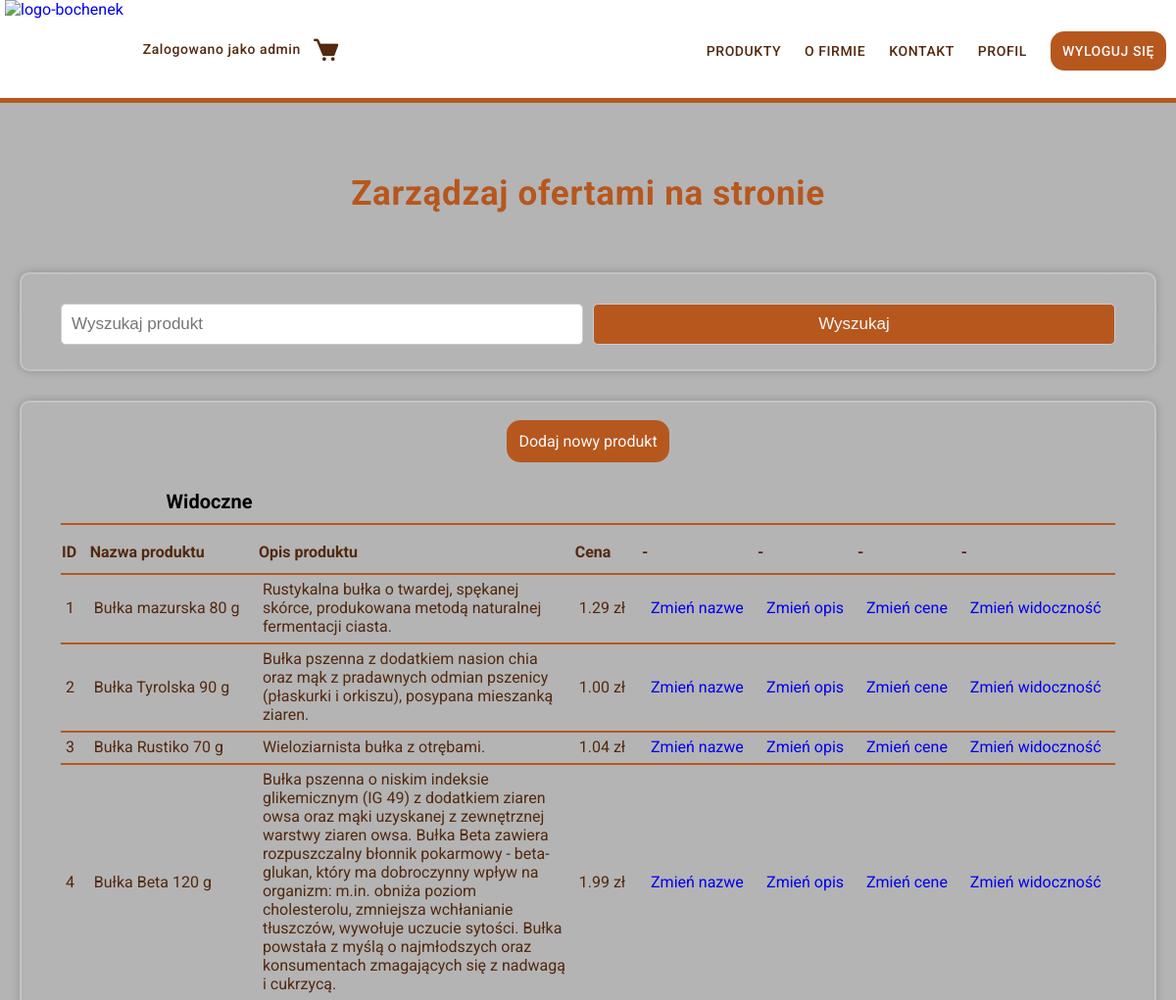
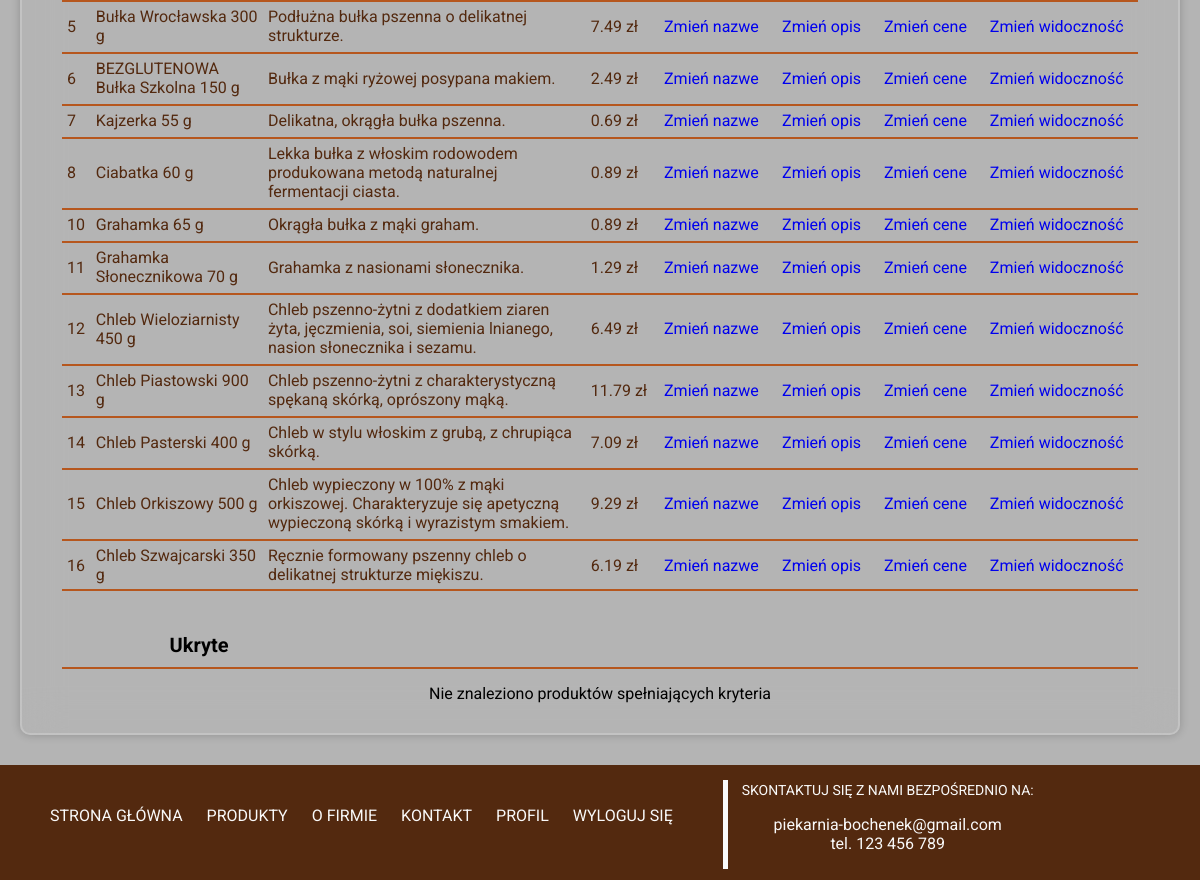
The page /zarzadzaj.php (signed in) on the database its author committed (2 pictures, top to bottom).
### tables this page shows
CREATE TABLE `produkty` (
  `produkt_id` int(11) NOT NULL,
  `nazwa_produktu` varchar(50) NOT NULL,
  `opis_produktu` varchar(1000) NOT NULL,
  `skladniki` varchar(500) NOT NULL,
  `dodatkowe_info` varchar(200) NOT NULL,
  `cena` decimal(10,2) NOT NULL,
  `file_name` varchar(100) NOT NULL,
  `kategoria` int(11) NOT NULL,
  `widocznosc` int(1) NOT NULL DEFAULT 1
);

### zarzadzaj.php (the view, shortened to what this page needs)
<!doctype html>
<?php
    require_once 'db_connect.php';
    $connect = mysqli_connect($db_host, $db_username, $db_password, $db_name);
?>
<html lang="pl">
<head>
    <link href='https://unpkg.com/boxicons@2.1.4/css/boxicons.min.css' rel='stylesheet'>
</head>
<body>
    <header>
        <div class="wrapper">
            <a href="index.php" id="logo"> <img src="images/logo-bochenek.svg" alt="logo-bochenek"> </a>
            <?php
				if(!isset($_SESSION['username']))
				{
					$user_display = "none";
				}
				else
				{
					$user_display = "flex";
				}
			?>
            <div class="logged-user" style="display: <?php echo $user_display; ?> ">
                    <p>Zalogowano jako <?php echo $_SESSION['username']; ?>
                        <form method="get" action="koszyk.php">
                            <button type="submit" title="Przejdź do koszyka">
                            <i class='bx bxs-cart'></i>
                            </button>
                        </form>
                    </p>
            </div>
            <nav>
                <ul>
                    <li><a href="produkty.php">PRODUKTY</a></li>
                    <li><a href="ofirmie.php">O FIRMIE</a></li>
                    <li><a href="kontakt.php">KONTAKT</a></li>
                    <?php
                        if(!isset($_SESSION['username']))
                        {
                            echo '<li><a href="logowanie.php">ZALOGUJ SIĘ</a></li>
                            <li><a class="button-1" href="rejestracja.php">ZAREJESTRUJ SIĘ</a></li>';
                        }
                        else
                        {
                            echo '<li><a href="profil.php">PROFIL</a></li>
                            <li><a class="button-1" href="logout.php">WYLOGUJ SIĘ</a></li>';
                        }
                    ?>
                </ul>
            </nav>
        </div>
    </header>
    <div class="box">
        <div class="wrapper">
            <h1>Zarządzaj ofertami na stronie</h1>
            <div class="search-box">
                <div class="wrapper" id="search-wrapper">
                    <form action="zarzadzaj.php" method="get" class="form-grid">
                        <div class="input-box">
                            <input type="text" name="search_bar" placeholder="Wyszukaj produkt" >
                        </div>
                        <div class="input-box">
                            <input class="btn-search" type="submit" value="Wyszukaj">
                        </div>
                    </form>
                </div>
            </div>
            <div class="profil">
                <a href="dodaj-dane.php" class="button-1">Dodaj nowy produkt</a>
                <div class="section">
                    <h2>Widoczne</h2>
                    <?php
                        if($connect->connect_errno!=0)
                        {
                            echo "Błąd: ".$connect->connect_errno."<br>".$connect->connect_error;
                        }
                        else
                        {
                            $search = "";
                            if($search =="")
                            {
                                $query = "SELECT produkt_id, nazwa_produktu, opis_produktu, cena FROM produkty WHERE widocznosc = 1";
                                if($result = $connect->query($query))
                                {
                                    if($result->num_rows>0)
                                    {
                                        echo "
                                            <table>
                                                <thead>
                                                    <tr>
                                                        <th>ID</th>
                                                        <th>Nazwa produktu</th>
                                                        <th id=\"opis-prod\">Opis produktu</th>
                                                        <th>Cena</th>
                                                        <th>-</th>
                                                        <th>-</th>
                                                        <th>-</th>
                                                        <th>-</th>
                                                    </tr>
                                                </thead>
                                            <tbody>
                                        ";
                                        while($row = mysqli_fetch_array($result, MYSQLI_ASSOC))
                                        {
                                            $produkt_id = $row['produkt_id'];
                                            $nazwa = $row['nazwa_produktu'];
                                            $opis = $row['opis_produktu'];
                                            $cena = $row['cena'];
                                            echo "
                                                <tr>
                                                    <td>$produkt_id</td>
                                                    <td>$nazwa</td>
                                                    <td>$opis</td>
                                                    <td>$cena zł</td>
                                                    <td><a href=\"zmien-produkt.php?action=1&id=$produkt_id\">Zmień nazwe</a></td>
                                                    <td><a href=\"zmien-produkt.php?action=2&id=$produkt_id\">Zmień opis</a></td>
                                                    <td><a href=\"zmien-produkt.php?action=3&id=$produkt_id\">Zmień cene</a></td>
                                                    <td><a href=\"zmiana-produktu.php?action=4&id=$produkt_id\" onclick=\"return confirm('Czy na pewno chcesz zmienić widoczność tego produktu?')\">Zmień widoczność</a></td>
                                                </tr>
                                            ";
                                        }
                                        echo "
                                                </tbody>
                                            </table>
                                        ";
                                    }
                                    else
                                    {
                                        echo 'Nie znaleziono produktów spełniających kryteria';
                                    }
                                }
                            }
                        }
                    ?>
                </div>
                <div class="section">
                    <h2>Ukryte</h2>
                    <?php
                        if($connect->connect_errno!=0)
                        {
                            echo "Błąd: ".$connect->connect_errno."<br>".$connect->connect_error;
                        }
                        else
                        {
                            $search = "";
                            if($search =="")
                            {
                                $query = "SELECT produkt_id, nazwa_produktu, opis_produktu, cena FROM produkty WHERE widocznosc = 0";
                                if($result = $connect->query($query))
                                {
                                    if($result->num_rows>0)
                                    {
                                        echo "
                                            <table>
                                                <thead>
                                                    <tr>
                                                        <th>ID</th>
                                                        <th>Nazwa produktu</th>
                                                        <th id=\"opis-prod\">Opis produktu</th>
                                                        <th>Cena</th>
                                                        <th>-</th>
                                                        <th>-</th>
                                                        <th>-</th>
                                                        <th>-</th>
                                                    </tr>
                                                </thead>
                                            <tbody>
                                        ";
                                        while($row = mysqli_fetch_array($result, MYSQLI_ASSOC))
                                        {
                                            $produkt_id = $row['produkt_id'];
                                            $nazwa = $row['nazwa_produktu'];
                                            $opis = $row['opis_produktu'];
                                            $cena = $row['cena'];
                                            echo "
                                                <tr>
                                                    <td>$produkt_id</td>
                                                    <td>$nazwa</td>
                                                    <td>$opis</td>
                                                    <td>$cena zł</td>
                                                    <td><a href=\"zmien-produkt.php?action=1&id=$produkt_id\">Zmień nazwe</a></td>
                                                    <td><a href=\"zmien-produkt.php?action=2&id=$produkt_id\">Zmień opis</a></td>
                                                    <td><a href=\"zmien-produkt.php?action=3&id=$produkt_id\">Zmień cene</a></td>
                                                    <td><a href=\"zmiana-produktu.php?action=4&id=$produkt_id\" onclick=\"return confirm('Czy na pewno chcesz zmienić widoczność tego produktu?')\">Zmień widoczność</a></td>
                                                </tr>
                                            ";
                                        }
                                        echo "
                                                </tbody>
                                            </table>
                                        ";
                                        $result->free_result();
                                    }
                                    else
                                    {
                                        echo 'Nie znaleziono produktów spełniających kryteria';
                                    }
                                }
                            }
                        }
                    ?>
                </div>
            </div>
        </div>
    </div>
    <div class="footer">
        <div class="wrapper">
            <div class="footer-items">
                <div class="left">
                    <ul>
                        <li><a href="index.php">STRONA GŁÓWNA</a></li>
                        <li><a href="produkty.php">PRODUKTY</a></li>
                        <li><a href="ofirmie.php">O FIRMIE</a></li>
                        <li><a href="kontakt.php">KONTAKT</a></li>
                        <?php
                        if(!isset($_SESSION['username']))
                        {
                            echo '<li><a href="logowanie.php">ZALOGUJ SIĘ</a></li>
                            <li><a class="button-1" href="rejestracja.php">ZAREJESTRUJ SIĘ</a></li>';
                        }
                        else
                        {
                            echo '<li><a href="profil.php">PROFIL</a></li>
                            <li><a href="logout.php">WYLOGUJ SIĘ</a></li>';
                        }
                    ?>
                    </ul>
                </div>
                <div class="right">
                    <hf>SKONTAKTUJ SIĘ Z NAMI BEZPOŚREDNIO NA:</hf>
                    <p>piekarnia-bochenek@gmail.com <br> tel. 123 456 789 </p>
                </div>
            </div>
        </div>
    </div>
</body>
</html>

### styles/style.css (style rules this page uses)
:root { --primary: #b6571e; --dark-primary: #53290F; --off-white: #f9f9f9; --szary: #686868; }
.logged-user { transform: translateY(-2%); height: 104.44px; margin-left: 20px; display: flex; float:left; align-items: center; font-weight: 500; font-size: 14px; letter-spacing: 0.04em; color: var(--dark-primary); }
.logged-user button { border: none; background: transparent; }
.logged-user i { color: var(--dark-primary); }
.logged-user i { margin-left: 5px; transform: translateY(5%); font-size: 30px; }
header { height: 100px; width: 100%; background-color: white; position: fixed; border-bottom: 5px solid var(--primary); margin-top: -104px; z-index: 10; }
nav ul { padding-inline-start: 0px; list-style: none; }
nav li, .footer li { display: inline-block; padding: 10px; }
.button-1 { background-color: var(--primary); padding: 12px; border-radius: 14px; color: var(--off-white); }
a { text-decoration: none; }
#logo { float: left; display: block; }
#logo img { width: 150px; padding-left: 5px; margin-top: -10px; }
nav { float: right; padding: 20px 0px 20px 20px; padding-left: 0px; font-family: 'Roboto'; font-weight: 500; font-size: 14px; letter-spacing: 0.04em; }
nav a { color: var(--dark-primary); }
.wrapper { max-width: 1200px; margin: auto; }
body { font-family: 'Roboto'; margin: 104px 0; position: relative; background: url(../images/bg-login-register.jpg) no-repeat; background-color: rgb(180, 180, 180); background-size: cover; background-attachment: fixed; background-blend-mode:screen; }
h1 { font-size: 35px; font-weight: 700; }
.footer { color: var(--off-white); padding-top: 15px; background-color: var(--dark-primary); min-height: 100px; margin-bottom: -104px; align-items: center; }
.footer-items { margin: auto; display: flex; gap: 40px; }
.footer ul a { color: var(--off-white); }
.footer .right { border-left: 5px solid ; padding-left: 14px; text-align: center; align-items: center; }
.footer .right hf { font-size: 14px; }

### styles/produkty-style.css (style rules this page uses)
:root { --primary: #B6571E; --dark-primary: #53290F; --off-white: #F9F9F9; --szary: #686868; }
.wrapper h1 { color: var(--primary); text-align: center; margin-bottom: 50px; letter-spacing: 0.02em; }
#search-wrapper { background-color: transparent; backdrop-filter: blur(20px); max-width: 100%; color: var(--off-white); border: 2px solid rgba(255, 255, 255, 0.2); border-radius: 10px; box-shadow: 0 0 10px rgba(0, 0, 0, .2); padding: 30px 40px 20px; margin: 0 20px; }
.form-grid { display: grid; grid-template-columns: repeat(2, 1fr); grid-template-rows: repeat(2, auto); gap: 10px; }
.input-box { display:flex; flex-direction: column; width: 100%; }
.input-box select, .input-box input[type="submit"] { width: 100%; padding: 10px; border: 1px solid #ccc; border-radius: 5px; margin-bottom: 10px; }
.btn-search { background-color: var(--primary); color: var(--off-white); font-size: 14px; }
.input-box input[type="text"], .input-box input[type="number"], .input-box textarea { width: calc(100% - 22px) !important; padding: 10px; border: 1px solid #ccc; border-radius: 5px; margin-bottom: 10px !important; }
h2 { font-size: 20px; margin: 10px 0 15px; }

### styles/profil-style.css (style rules this page uses)
:root { --primary: rgb(182, 87, 30); --dark-primary: rgb(83, 41, 15); --off-white: rgb(249, 249, 249); --szary: rgb(105, 105, 105); }
.box { padding-top: 50px; min-height: 80vh; }
.profil { background-color: transparent; backdrop-filter: blur(20px); border: 2px solid rgba(255, 255, 255, 0.2); border-radius: 10px; box-shadow: 0 0 10px rgba(0, 0, 0, .2); padding: 30px 40px 30px; margin: 0 20px 30px; text-align: center; }
.box .wrapper h1 { text-align: center; color: var(--primary); margin-bottom: 60px; }
.section { width: 100%; }
.section * { box-sizing: border-box; }
.section h2 { padding: 0 0 10px 10%;; text-align: left; border-bottom: 2.5px solid var(--primary); }

### styles/koszyk-style.css (style rules this page uses)
:root { --primary: #B6571E; --dark-primary: #53290F; --off-white: #F9F9F9; --szary: #686868; }
.box { padding-top: 50px; min-height: 80vh; }
table { color: var(--dark-primary); width: 100%; text-align: left; }

### rows shown on the page
produkty: produkt_id "1", nazwa_produktu "Bułka mazurska 80 g", opis_produktu "Rustykalna bułka o twardej, spękanej skórce, produkowana metodą naturalnej fermentacji ciasta.", cena "1.29"
produkty: produkt_id "2", nazwa_produktu "Bułka Tyrolska 90 g", opis_produktu "Bułka pszenna z dodatkiem nasion chia oraz mąk z pradawnych odmian pszenicy (płaskurki i orkiszu), posypana mieszanką ziaren.", cena "1.00"
produkty: produkt_id "3", nazwa_produktu "Bułka Rustiko 70 g", opis_produktu "Wieloziarnista bułka z otrębami.", cena "1.04"
produkty: produkt_id "4", nazwa_produktu "Bułka Beta 120 g", opis_produktu "Bułka pszenna o niskim indeksie glikemicznym (IG 49) z dodatkiem ziaren owsa oraz mąki uzyskanej z zewnętrznej warstwy ziaren owsa. Bułka Beta zawiera rozpuszczalny błonnik pokarmowy - beta-glukan, który ma dobroczynny wpływ na organizm: m.in. obniża poziom cholesterolu, zmniejsza wchłanianie tłuszczów, wywołuje uczucie sytości. Bułka powstała z myślą o najmłodszych oraz konsumentach zmagających się z nadwagą i cukrzycą.", cena "1.99"
produkty: produkt_id "5", nazwa_produktu "Bułka Wrocławska 300 g", opis_produktu "Podłużna bułka pszenna o delikatnej strukturze.", cena "7.49"
produkty: produkt_id "6", nazwa_produktu "BEZGLUTENOWA Bułka Szkolna 150 g", opis_produktu "Bułka z mąki ryżowej posypana makiem.", cena "2.49"
produkty: produkt_id "7", nazwa_produktu "Kajzerka 55 g", opis_produktu "Delikatna, okrągła bułka pszenna.", cena "0.69"
produkty: produkt_id "8", nazwa_produktu "Ciabatka 60 g", opis_produktu "Lekka bułka z włoskim rodowodem produkowana metodą naturalnej fermentacji ciasta.", cena "0.89"
produkty: produkt_id "10", nazwa_produktu "Grahamka 65 g", opis_produktu "Okrągła bułka z mąki graham.", cena "0.89"
produkty: produkt_id "11", nazwa_produktu "Grahamka Słonecznikowa 70 g", opis_produktu "Grahamka z nasionami słonecznika.", cena "1.29"
produkty: produkt_id "12", nazwa_produktu "Chleb Wieloziarnisty 450 g", opis_produktu "Chleb pszenno-żytni z dodatkiem ziaren żyta, jęczmienia, soi, siemienia lnianego, nasion słonecznika i sezamu.", cena "6.49"
produkty: produkt_id "13", nazwa_produktu "Chleb Piastowski 900 g", opis_produktu "Chleb pszenno-żytni z charakterystyczną spękaną skórką, oprószony mąką.", cena "11.79"
produkty: produkt_id "14", nazwa_produktu "Chleb Pasterski 400 g", opis_produktu "Chleb w stylu włoskim z grubą, z chrupiąca skórką.", cena "7.09"
produkty: produkt_id "15", nazwa_produktu "Chleb Orkiszowy 500 g", opis_produktu "Chleb wypieczony w 100% z mąki orkiszowej. Charakteryzuje się apetyczną wypieczoną skórką i wyrazistym smakiem.", cena "9.29"
produkty: produkt_id "16", nazwa_produktu "Chleb Szwajcarski 350 g", opis_produktu "Ręcznie formowany pszenny chleb o delikatnej strukturze miękiszu.", cena "6.19"

### other values the page prints
$_SESSION['username'] "admin"
